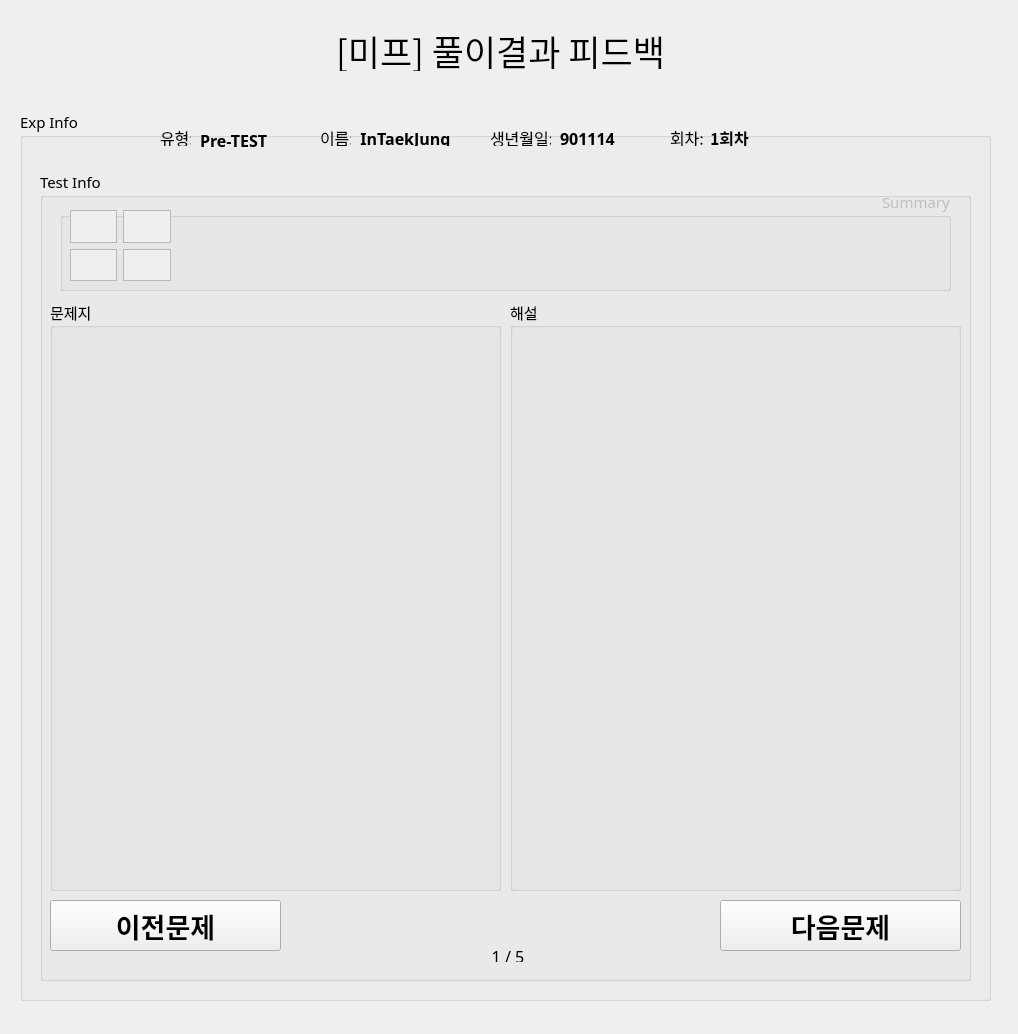
<?xml version="1.0" encoding="UTF-8"?>
<ui version="4.0">
 <class>Form</class>
 <widget class="QWidget" name="Form">
  <property name="geometry">
   <rect>
    <x>0</x>
    <y>0</y>
    <width>1018</width>
    <height>1034</height>
   </rect>
  </property>
  <property name="windowTitle">
   <string>Form</string>
  </property>
  <widget class="QWidget" name="verticalLayoutWidget">
   <property name="geometry">
    <rect>
     <x>20</x>
     <y>110</y>
     <width>971</width>
     <height>891</height>
    </rect>
   </property>
   <layout class="QVBoxLayout" name="verticalLayout">
    <item>
     <widget class="QGroupBox" name="expInfoGBox">
      <property name="font">
       <font>
        <family>나눔스퀘어_ac</family>
        <pointsize>11</pointsize>
       </font>
      </property>
      <property name="title">
       <string>Exp Info</string>
      </property>
      <widget class="QLabel" name="nameLabel2">
       <property name="geometry">
        <rect>
         <x>340</x>
         <y>20</y>
         <width>91</width>
         <height>16</height>
        </rect>
       </property>
       <property name="font">
        <font>
         <family>나눔스퀘어 Bold</family>
         <pointsize>12</pointsize>
         <weight>75</weight>
         <bold>true</bold>
        </font>
       </property>
       <property name="text">
        <string>InTaekJung</string>
       </property>
       <property name="alignment">
        <set>Qt::AlignCenter</set>
       </property>
      </widget>
      <widget class="QLabel" name="expTypeLabel2">
       <property name="geometry">
        <rect>
         <x>180</x>
         <y>20</y>
         <width>71</width>
         <height>20</height>
        </rect>
       </property>
       <property name="font">
        <font>
         <family>나눔스퀘어 Bold</family>
         <pointsize>12</pointsize>
         <weight>75</weight>
         <bold>true</bold>
        </font>
       </property>
       <property name="text">
        <string>Pre-TEST</string>
       </property>
       <property name="alignment">
        <set>Qt::AlignLeading|Qt::AlignLeft|Qt::AlignVCenter</set>
       </property>
      </widget>
      <widget class="QLabel" name="expCntLabel2">
       <property name="geometry">
        <rect>
         <x>690</x>
         <y>20</y>
         <width>41</width>
         <height>16</height>
        </rect>
       </property>
       <property name="font">
        <font>
         <family>나눔스퀘어 Bold</family>
         <pointsize>12</pointsize>
         <weight>75</weight>
         <bold>true</bold>
        </font>
       </property>
       <property name="text">
        <string>1회차</string>
       </property>
      </widget>
      <widget class="QLabel" name="nameTxt2">
       <property name="geometry">
        <rect>
         <x>300</x>
         <y>20</y>
         <width>31</width>
         <height>16</height>
        </rect>
       </property>
       <property name="font">
        <font>
         <family>나눔스퀘어_ac</family>
         <pointsize>12</pointsize>
        </font>
       </property>
       <property name="text">
        <string>이름: </string>
       </property>
      </widget>
      <widget class="QLabel" name="expCntTxt2">
       <property name="geometry">
        <rect>
         <x>650</x>
         <y>20</y>
         <width>41</width>
         <height>16</height>
        </rect>
       </property>
       <property name="font">
        <font>
         <family>나눔스퀘어_ac</family>
         <pointsize>12</pointsize>
        </font>
       </property>
       <property name="text">
        <string>회차:</string>
       </property>
      </widget>
      <widget class="QLabel" name="birthTxt_2">
       <property name="geometry">
        <rect>
         <x>470</x>
         <y>20</y>
         <width>61</width>
         <height>16</height>
        </rect>
       </property>
       <property name="font">
        <font>
         <family>나눔스퀘어_ac</family>
         <pointsize>12</pointsize>
        </font>
       </property>
       <property name="text">
        <string>생년월일:</string>
       </property>
      </widget>
      <widget class="QLabel" name="birthLabel2">
       <property name="geometry">
        <rect>
         <x>540</x>
         <y>20</y>
         <width>71</width>
         <height>16</height>
        </rect>
       </property>
       <property name="font">
        <font>
         <family>나눔스퀘어 Bold</family>
         <pointsize>12</pointsize>
         <weight>75</weight>
         <bold>true</bold>
        </font>
       </property>
       <property name="text">
        <string>901114</string>
       </property>
      </widget>
      <widget class="QLabel" name="expTypeTxt2">
       <property name="geometry">
        <rect>
         <x>140</x>
         <y>20</y>
         <width>31</width>
         <height>16</height>
        </rect>
       </property>
       <property name="font">
        <font>
         <family>나눔스퀘어_ac</family>
         <pointsize>12</pointsize>
        </font>
       </property>
       <property name="text">
        <string>유형:</string>
       </property>
      </widget>
      <widget class="QGroupBox" name="teInfoGBox">
       <property name="geometry">
        <rect>
         <x>20</x>
         <y>60</y>
         <width>931</width>
         <height>811</height>
        </rect>
       </property>
       <property name="font">
        <font>
         <family>나눔스퀘어_ac</family>
         <pointsize>11</pointsize>
        </font>
       </property>
       <property name="title">
        <string>Test Info</string>
       </property>
       <widget class="QGroupBox" name="teGBox">
        <property name="geometry">
         <rect>
          <x>10</x>
          <y>130</y>
          <width>451</width>
          <height>591</height>
         </rect>
        </property>
        <property name="title">
         <string>문제지</string>
        </property>
        <widget class="QLabel" name="teLabel">
         <property name="geometry">
          <rect>
           <x>10</x>
           <y>20</y>
           <width>431</width>
           <height>561</height>
          </rect>
         </property>
         <property name="sizePolicy">
          <sizepolicy hsizetype="Preferred" vsizetype="Expanding">
           <horstretch>0</horstretch>
           <verstretch>0</verstretch>
          </sizepolicy>
         </property>
         <property name="text">
          <string/>
         </property>
        </widget>
       </widget>
       <widget class="QLabel" name="teCntLabel">
        <property name="geometry">
         <rect>
          <x>440</x>
          <y>780</y>
          <width>56</width>
          <height>12</height>
         </rect>
        </property>
        <property name="font">
         <font>
          <family>나눔스퀘어_ac</family>
          <pointsize>12</pointsize>
         </font>
        </property>
        <property name="text">
         <string>1 / 5</string>
        </property>
        <property name="alignment">
         <set>Qt::AlignCenter</set>
        </property>
       </widget>
       <widget class="QGroupBox" name="teExplainGBox_2">
        <property name="geometry">
         <rect>
          <x>470</x>
          <y>130</y>
          <width>451</width>
          <height>591</height>
         </rect>
        </property>
        <property name="title">
         <string>해설</string>
        </property>
        <widget class="QLabel" name="teExplainLabel_4">
         <property name="geometry">
          <rect>
           <x>10</x>
           <y>20</y>
           <width>431</width>
           <height>561</height>
          </rect>
         </property>
         <property name="sizePolicy">
          <sizepolicy hsizetype="Preferred" vsizetype="Expanding">
           <horstretch>0</horstretch>
           <verstretch>0</verstretch>
          </sizepolicy>
         </property>
         <property name="text">
          <string/>
         </property>
        </widget>
       </widget>
       <widget class="QGroupBox" name="teSummaryGBox_3">
        <property name="enabled">
         <bool>false</bool>
        </property>
        <property name="geometry">
         <rect>
          <x>20</x>
          <y>20</y>
          <width>891</width>
          <height>101</height>
         </rect>
        </property>
        <property name="layoutDirection">
         <enum>Qt::RightToLeft</enum>
        </property>
        <property name="title">
         <string>Summary</string>
        </property>
        <widget class="QLabel" name="teSumExplain">
         <property name="geometry">
          <rect>
           <x>130</x>
           <y>20</y>
           <width>751</width>
           <height>61</height>
          </rect>
         </property>
         <property name="sizePolicy">
          <sizepolicy hsizetype="Preferred" vsizetype="Expanding">
           <horstretch>0</horstretch>
           <verstretch>0</verstretch>
          </sizepolicy>
         </property>
         <property name="text">
          <string/>
         </property>
        </widget>
        <widget class="QWidget" name="gridLayoutWidget">
         <property name="geometry">
          <rect>
           <x>10</x>
           <y>20</y>
           <width>101</width>
           <height>71</height>
          </rect>
         </property>
         <layout class="QGridLayout" name="gridLayout_teSumIcon">
          <item row="0" column="1">
           <widget class="QListView" name="icon_1"/>
          </item>
          <item row="0" column="0">
           <widget class="QListView" name="icon_2"/>
          </item>
          <item row="1" column="0">
           <widget class="QListView" name="icon_4"/>
          </item>
          <item row="1" column="1">
           <widget class="QListView" name="icon_3"/>
          </item>
         </layout>
        </widget>
       </widget>
       <widget class="QPushButton" name="teNextBtn">
        <property name="geometry">
         <rect>
          <x>680</x>
          <y>730</y>
          <width>241</width>
          <height>51</height>
         </rect>
        </property>
        <property name="font">
         <font>
          <family>나눔스퀘어_ac Bold</family>
          <pointsize>20</pointsize>
          <weight>75</weight>
          <bold>true</bold>
         </font>
        </property>
        <property name="text">
         <string>다음문제</string>
        </property>
       </widget>
       <widget class="QPushButton" name="tePrevBtn">
        <property name="geometry">
         <rect>
          <x>10</x>
          <y>730</y>
          <width>231</width>
          <height>51</height>
         </rect>
        </property>
        <property name="font">
         <font>
          <family>나눔스퀘어_ac Bold</family>
          <pointsize>20</pointsize>
          <weight>75</weight>
          <bold>true</bold>
         </font>
        </property>
        <property name="text">
         <string>이전문제</string>
        </property>
       </widget>
      </widget>
     </widget>
    </item>
   </layout>
  </widget>
  <widget class="QLabel" name="titleLabel">
   <property name="geometry">
    <rect>
     <x>290</x>
     <y>30</y>
     <width>421</width>
     <height>41</height>
    </rect>
   </property>
   <property name="font">
    <font>
     <family>나눔스퀘어_ac</family>
     <pointsize>26</pointsize>
    </font>
   </property>
   <property name="text">
    <string>[미프] 풀이결과 피드백</string>
   </property>
   <property name="alignment">
    <set>Qt::AlignCenter</set>
   </property>
  </widget>
 </widget>
 <resources/>
 <connections/>
</ui>
